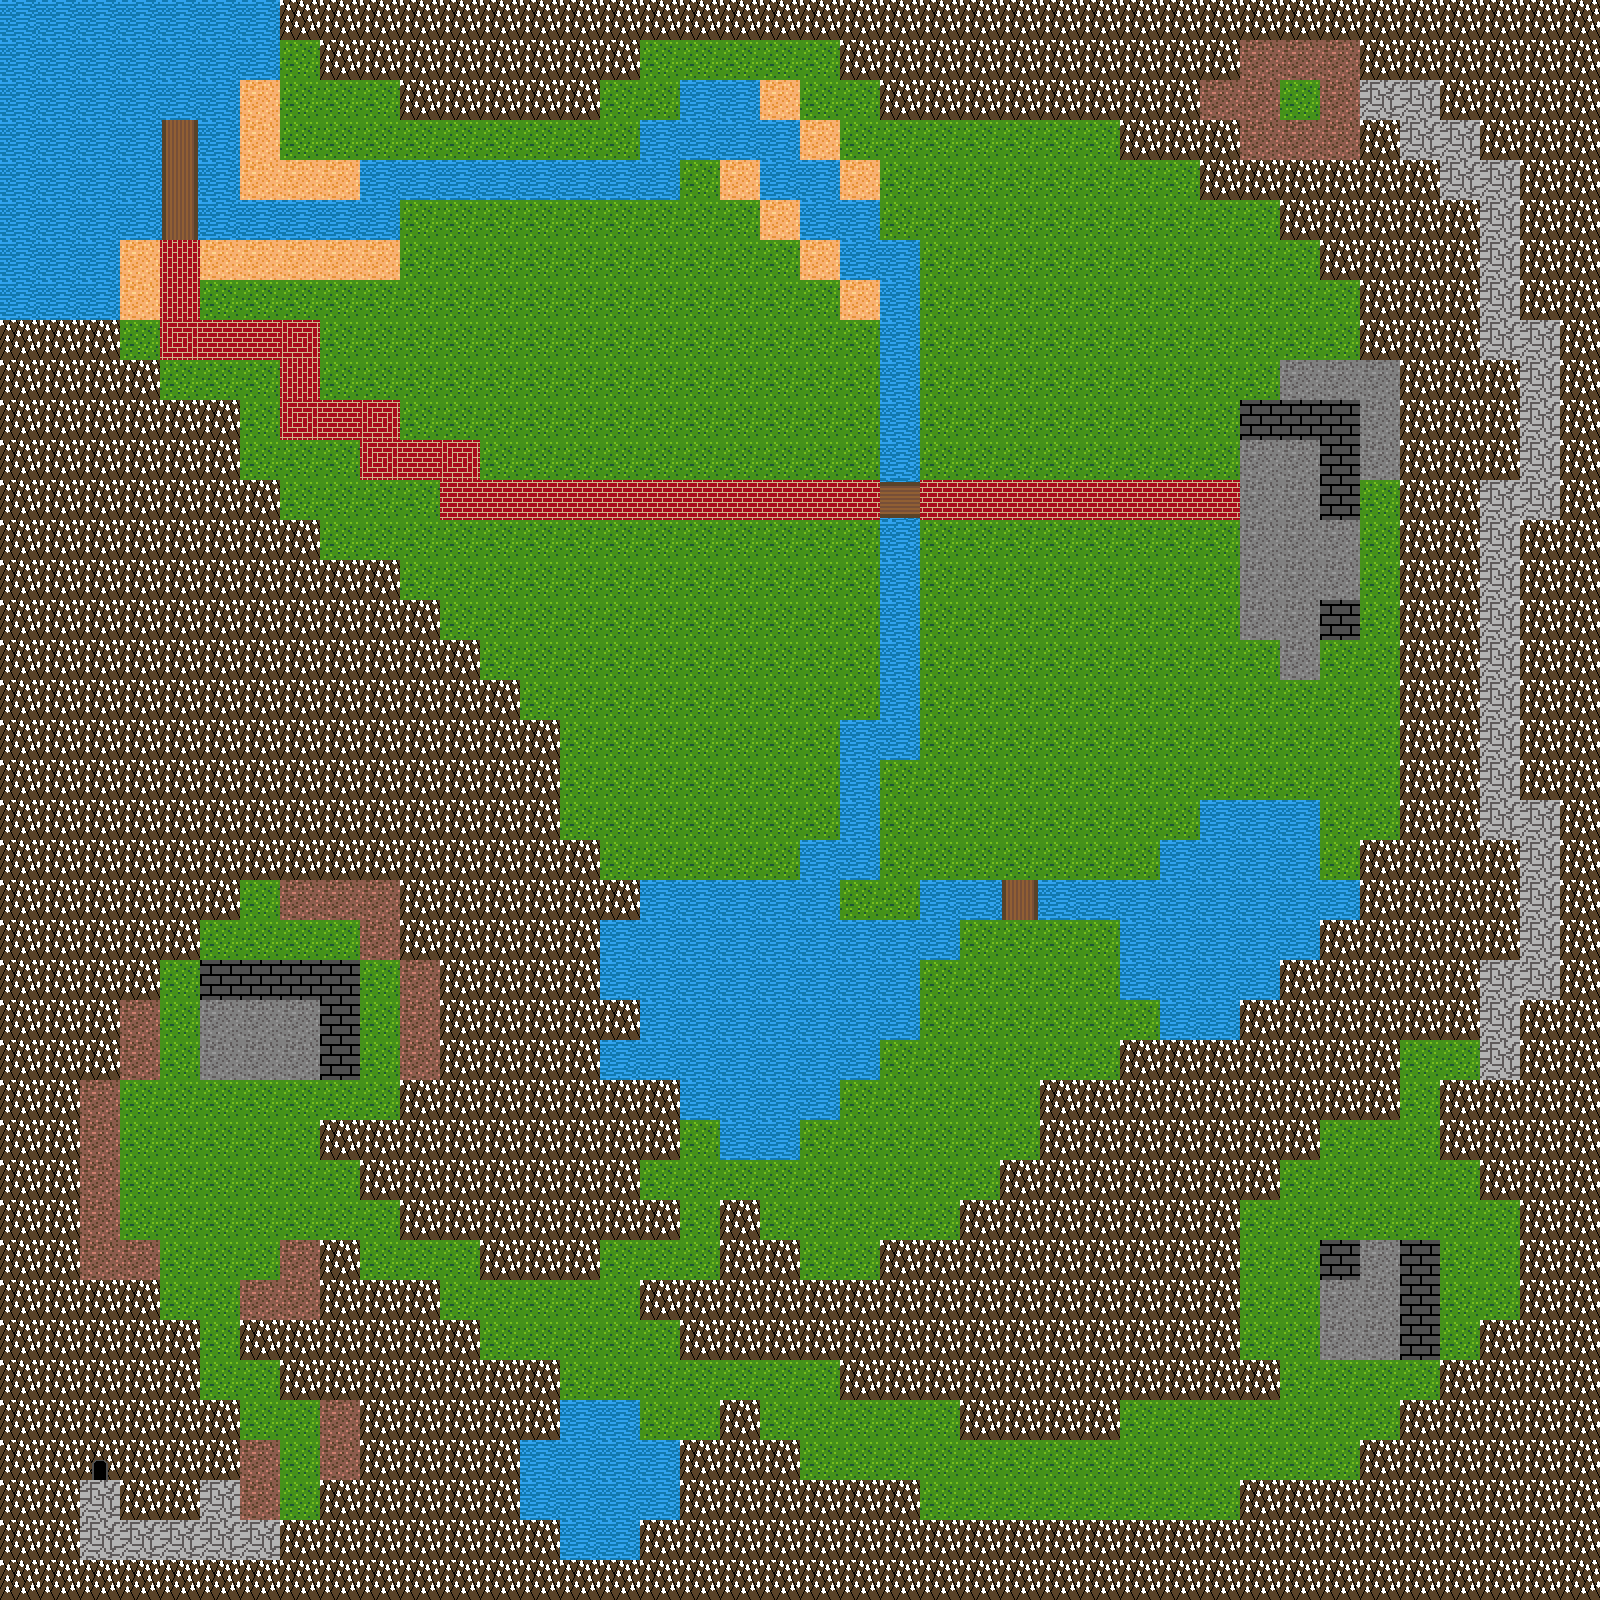

This is a level from a 2D game, rendered from its Tiled map with the project's own tilesets. A one-line summary and the map file follow, with tile-layer data summarised:
An orthogonal 40x40 tile map with 40x40 px tiles, 2 tile layers (Terrain, Features) and 12 objects (3x Narrative, 3x Chest, 3x Sign, Exit, Point, ...).

<map version="1.0" orientation="orthogonal" width="40" height="40" tilewidth="40" tileheight="40">
 <tileset firstgid="1" name="Bugland" tilewidth="40" tileheight="40">
  <image source="bugland.png" width="320" height="80" />
 </tileset>
 <layer name="Terrain" width="40" height="40">
  <data>[1600 cells, 1600 non-empty, 13 distinct tile ids]</data>
 </layer>
 <layer name="Features" width="40" height="40">
  <data>[1600 cells, 1 non-empty, 1 distinct tile ids]</data>
 </layer>
 <objectgroup name="Features" width="40" height="40">
  <object name="notice.noises" type="Narrative" x="160" y="1520" />
  <object name="notice.ruin" type="Narrative" x="200" y="1320" />
  <object name="chest.supplies" type="Chest" x="1440" y="1280" />
  <object name="chest.treasure" type="Chest" x="280" y="40" />
  <object name="world:bugland" type="Exit" x="80" y="1440" />
  <object name="origin" type="Point" x="80" y="1480" />
  <object name="sign.toolate" type="Sign" x="1320" y="360" />
  <object name="sign.notroll" type="Sign" x="1040" y="920" />
  <object name="sign.overlook" type="Sign" x="1280" y="80" />
  <object name="notice.valley" type="Narrative" x="680" y="1200" />
  <object name="chest.supplies" type="Chest" x="320" y="880" />
 </objectgroup>
 <objectgroup name="Mobiles" width="40" height="40">
  <object name="nuisance" type="Monster" x="400" y="120" />
 </objectgroup>
</map>